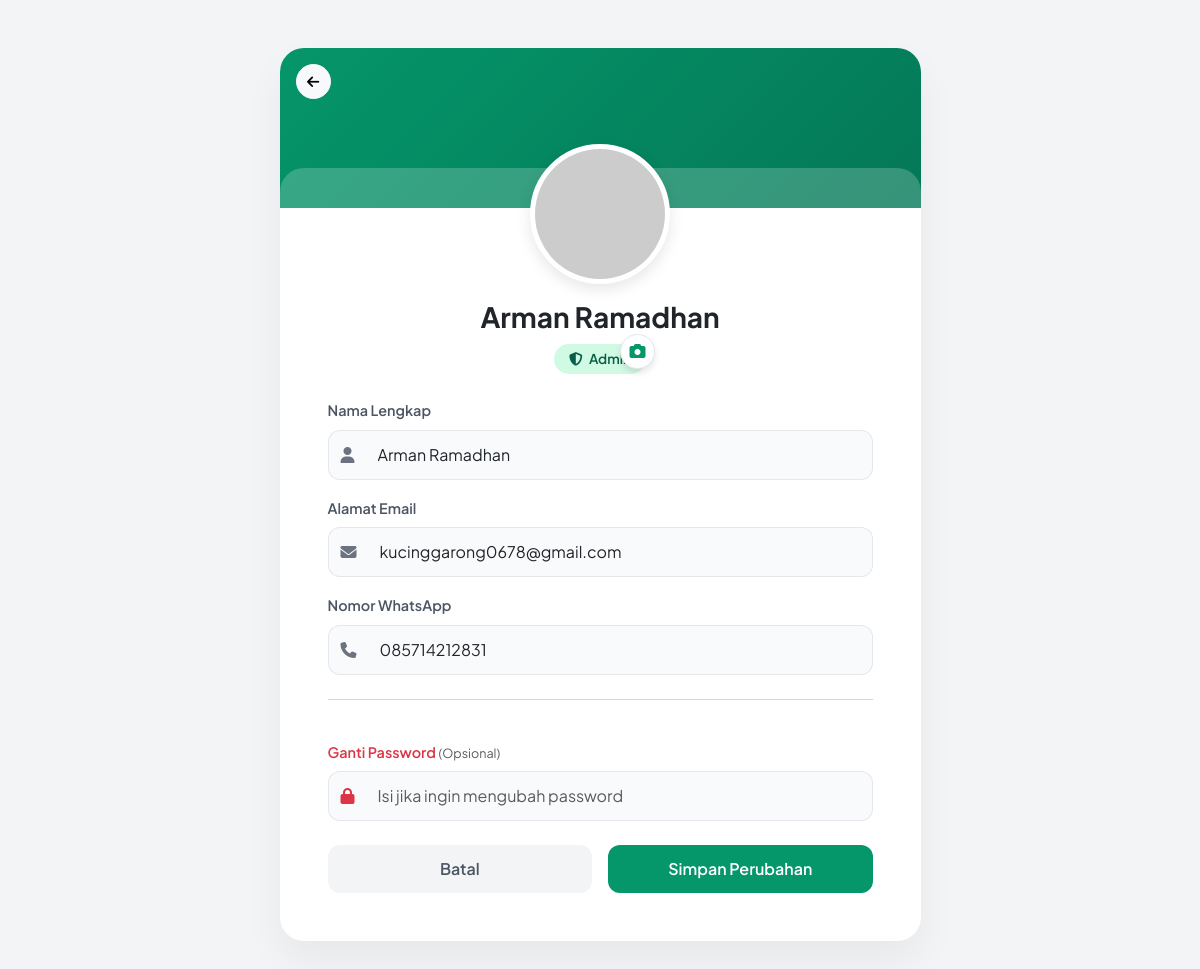
The page /profil.php (signed in) on the database its author committed.
### tables this page shows
CREATE TABLE `users` (
  `id` int(11) NOT NULL,
  `nama` varchar(100) NOT NULL,
  `email` varchar(100) NOT NULL,
  `no_hp` varchar(20) NOT NULL,
  `foto` varchar(255) DEFAULT NULL,
  `password` varchar(255) NOT NULL,
  `saldo` int(11) DEFAULT 0,
  `created_at` timestamp NOT NULL DEFAULT current_timestamp(),
  `role` enum('admin','user') DEFAULT 'user',
  `reset_token` varchar(255) DEFAULT NULL,
  `reset_expire` datetime DEFAULT NULL
);

### profil.php (the view, shortened to what this page needs)
<?php
include 'koneksi.php';
$id = $_SESSION['id'];
$query = mysqli_query($conn, "SELECT * FROM users WHERE id = '$id'");
$data = mysqli_fetch_assoc($query);
?>
<!DOCTYPE html>
<html lang="id">
<head>
    <link href="https://cdn.jsdelivr.net/npm/bootstrap@5.3.0/dist/css/bootstrap.min.css" rel="stylesheet">
    <link rel="stylesheet" href="https://cdnjs.cloudflare.com/ajax/libs/font-awesome/6.4.0/css/all.min.css">
</head>
<body>
    <div class="container py-5">
        <div class="row justify-content-center">
            <div class="col-lg-7 col-md-9">
                <div class="card card-profile">
                    <div class="profile-banner">
                        <a href="<?php echo ($_SESSION['role'] == 'admin') ? 'admin_dashboard.php' : 'dashboard.php'; ?>" class="btn btn-light btn-sm rounded-circle m-3 position-absolute top-0 start-0" style="width: 35px; height: 35px; display: flex; align-items: center; justify-content: center;">
                            <i class="fas fa-arrow-left"></i>
                        </a>
                    </div>
                    <div class="card-body px-4 px-md-5 pb-5">
                        <form method="POST" enctype="multipart/form-data">
                            <div class="profile-img-container mb-4">
                                <?php
                                if (!empty($data['foto']) && file_exists('img/' . $data['foto'])) {
                                    $foto_profil = 'img/' . $data['foto'];
                                } else {
                                    $foto_profil = 'https://ui-avatars.com/api/?name=' . urlencode($data['nama']) . '&background=059669&color=fff&size=200';
                                }
                                ?>
                                <img src="<?php echo $foto_profil; ?>" class="profile-img" id="previewImg">
                                <label for="uploadFoto" class="btn-upload-icon" title="Ganti Foto">
                                    <i class="fas fa-camera"></i>
                                </label>
                                <div class="mt-3">
                                    <h3 class="fw-bold mb-0"><?php echo $data['nama']; ?></h3>
                                    <span class="role-badge">
                                        <i class="fas fa-shield-alt me-1"></i> <?php echo ucfirst($data['role']); ?>
                                    </span>
                                </div>
                            </div>
                            <div class="row g-3">
                                <div class="col-12">
                                    <label class="form-label">Nama Lengkap</label>
                                    <div class="input-group">
                                        <span class="input-group-text"><i class="fas fa-user"></i></span>
                                        <input type="text" name="nama" class="form-control" value="<?php echo $data['nama']; ?>" required>
                                    </div>
                                </div>
                                <div class="col-12">
                                    <label class="form-label">Alamat Email</label>
                                    <div class="input-group">
                                        <span class="input-group-text"><i class="fas fa-envelope"></i></span>
                                        <input type="email" name="email" class="form-control" value="<?php echo $data['email']; ?>" required>
                                    </div>
                                </div>
                                <div class="col-12">
                                    <label class="form-label">Nomor WhatsApp</label>
                                    <div class="input-group">
                                        <span class="input-group-text"><i class="fas fa-phone"></i></span>
                                        <input type="text" name="hp" class="form-control" value="<?php echo $data['no_hp']; ?>" required>
                                    </div>
                                </div>
                                <div class="col-12 my-2">
                                    <hr class="text-muted opacity-25">
                                </div>
                                <div class="col-12">
                                    <label class="form-label text-danger">Ganti Password <small class="text-muted fw-normal">(Opsional)</small></label>
                                    <div class="input-group">
                                        <span class="input-group-text"><i class="fas fa-lock text-danger"></i></span>
                                        <input type="password" name="password" class="form-control" placeholder="Isi jika ingin mengubah password">
                                    </div>
                                </div>
                                <div class="col-12 d-flex gap-3 mt-4">
                                    <?php
                                    $link_kembali = ($_SESSION['role'] == 'admin') ? 'admin_dashboard.php' : 'dashboard.php';
                                    ?>
                                    <a href="<?php echo $link_kembali; ?>" class="btn btn-batal w-50">Batal</a>
                                    <button type="submit" name="simpan" class="btn btn-simpan w-50">Simpan Perubahan</button>
                                </div>
                            </div>
                        </form>
                    </div>
                </div>
            </div>
        </div>
    </div>
</body>
</html>

### profil.php (style rules this page uses)
:root { --primary: #059669; --bg-light: #F3F4F6; }
body { font-family: 'Plus Jakarta Sans', sans-serif; background: var(--bg-light); padding-bottom: 50px; }
.card-profile { border: none; border-radius: 24px; box-shadow: 0 20px 40px rgba(0, 0, 0, 0.05); overflow: hidden; background: white; }
.profile-banner { height: 160px; background: linear-gradient(135deg, #059669, #047857); position: relative; }
.profile-banner::after { content: ''; position: absolute; bottom: 0; left: 0; right: 0; height: 40px; background: white; border-radius: 24px 24px 0 0; opacity: 0.2; }
.profile-img-container { margin-top: -80px; text-align: center; position: relative; }
.profile-img { width: 140px; height: 140px; border-radius: 50%; border: 5px solid white; box-shadow: 0 5px 15px rgba(0, 0, 0, 0.1); object-fit: cover; background: white; }
.btn-upload-icon { position: absolute; bottom: 5px; right: 50%; margin-right: -55px; background: white; border: 1px solid #E5E7EB; width: 35px; height: 35px; border-radius: 50%; display: flex; align-items: center; justify-content: center; color: var(--primary); cursor: pointer; box-shadow: 0 4px 6px rgba(0, 0, 0, 0.1); transition: 0.3s; }
.role-badge { background: #D1FAE5; color: #065F46; padding: 5px 15px; border-radius: 50px; font-weight: 600; font-size: 0.85rem; margin-top: 10px; display: inline-block; }
.form-label { font-weight: 600; font-size: 0.9rem; color: #4B5563; }
.input-group-text { background: #F9FAFB; border: 1px solid #E5E7EB; border-right: none; color: #6B7280; border-radius: 12px 0 0 12px; }
.form-control { background: #F9FAFB; border: 1px solid #E5E7EB; border-left: none; padding: 12px; border-radius: 0 12px 12px 0; transition: all 0.3s; }
.btn-simpan { background: var(--primary); color: white; border-radius: 12px; padding: 12px; font-weight: 600; border: none; transition: 0.3s; }
.btn-batal { background: #F3F4F6; color: #4B5563; border-radius: 12px; padding: 12px; font-weight: 600; border: none; transition: 0.3s; }

### rows shown on the page
users: nama "Arman Ramadhan", role "Admin", email "kucinggarong0678@gmail.com", hp "085714212831"
